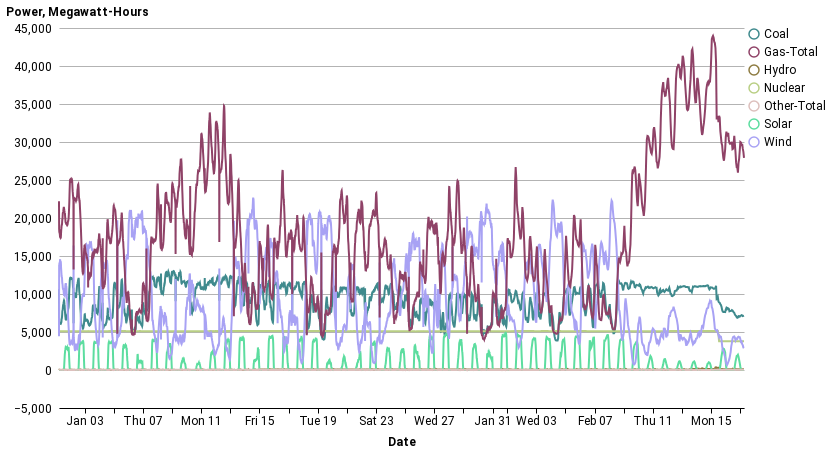

Here is the notebook cell this chart was saved with:
### Code cell
alt.Chart(combined_df.reset_index()).mark_line().encode(
    x=alt.X('datetime:T',
         axis=alt.Axis(title='Date')
     ),
    y=alt.Y('power:Q',
         axis=alt.Axis(title='Power, Megawatt-Hours')
     ),
    color=alt.Color('Fuel')
)

### Figure 1 — Vega-Lite specification as saved in the notebook (floating-point values rounded to 4 significant figures; data arrays with more than 128 entries replaced by an {"elided": "..."} marker saying what was removed)
{"width": 685, "height": 380, "config": {"title": {"anchor": "start", "fontSize": 18, "font": "Roboto", "fontColor": "#000000"}, "axisX": {"domain": true, "domainColor": "#000000", "domainWidth": 1, "grid": false, "labelFontSize": 12, "labelFont": "Roboto", "labelAngle": 0, "tickColor": "#000000", "tickSize": 5, "titleFontSize": 12, "titlePadding": 10, "titleFont": "Roboto", "title": ""}, "axisY": {"domain": false, "grid": true, "gridColor": "#B3B3B3", "gridWidth": 1, "labelFontSize": 12, "labelFont": "Roboto", "labelPadding": 8, "ticks": false, "titleFontSize": 12, "titlePadding": 10, "titleFont": "Roboto", "titleAngle": 0, "titleY": -10, "titleX": 18}, "background": "#ffffff", "legend": {"labelFontSize": 12, "labelFont": "Roboto", "symbolSize": 100, "symbolType": "circle", "titleFontSize": 12, "titlePadding": 10, "titleFont": "Roboto", "title": "", "orient": "right", "offset": 0}, "view": {"stroke": "transparent"}, "range": {"category": ["#3f8a8d", "#8f4267", "#8d7b41", "#b9cf84", "#ddc0bd", "#5cdd9f", "#a8a2f4", "#c41c8d"], "diverging": ["#418a8d#319689#38a07c#53a966#77af4b#a0b12c#ceaf04#ffa600"]}, "area": {"fill": "#1696d2"}, "line": {"color": "#1696d2", "stroke": "#1696d2", "strokewidth": 5}, "trail": {"color": "#1696d2", "stroke": "#1696d2", "strokeWidth": 0, "size": 1}, "path": {"stroke": "#1696d2", "strokeWidth": 0.5}, "point": {"filled": true}, "text": {"font": "Roboto", "color": "#1696d2", "fontSize": 11, "align": "right", "fontWeight": 400, "size": 11}, "bar": {"size": 40, "binSpacing": 1, "continuousBandSize": 30, "discreteBandSize": 30, "fill": "#1696d2", "stroke": false}}, "data": {"name": "data-83c925267c4140427d2c6dc7d9bfec07"}, "mark": "line", "encoding": {"color": {"type": "nominal", "field": "Fuel"}, "x": {"type": "temporal", "axis": {"title": "Date"}, "field": "datetime"}, "y": {"type": "quantitative", "axis": {"title": "Power, Megawatt-Hours"}, "field": "power"}}, "$schema": "https://vega.github.io/schema/vega-lite/v4.8.1.json", "datasets": {"data-83c925267c4140427d2c6dc7d9bfec07": {"elided": "23527 records"}}}
